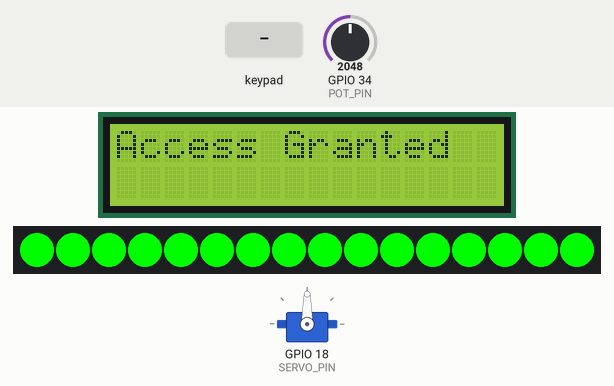
Bench run of a program on a simulated ESP32. Shown: 16×2 character LCD, 16 RGB LEDs in strip order, left to right, servo. The test bench sets the inputs (shaded band); at power-on: GPIO 34 (POT_PIN) = 2048. WiFi joins after 1.5 s; servers stay silent unless stated; random numbers use the default seed unless the program sets one; no MQTT or app messages arrive unless stated; what the program prints to the serial monitor is not drawn.

Above: at 5.3 s.
5.4 s: key 'A' pressed
At 12.2 s:
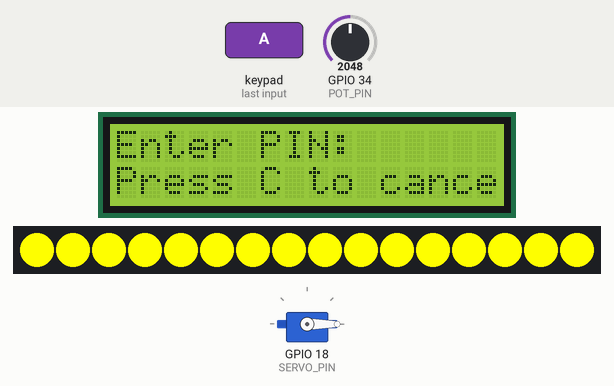
17.8 s: keypad keys A B C D pressed 1.5 s apart
At 35.1 s:
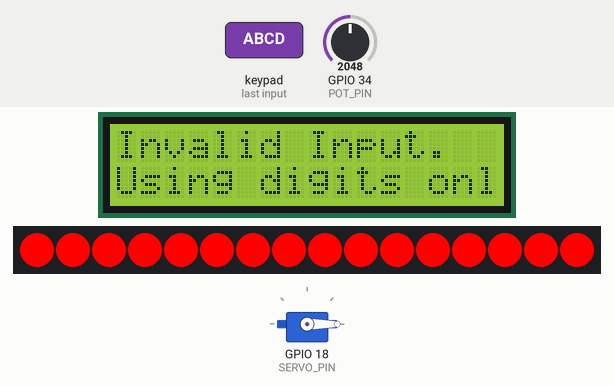
35.8 s: GPIO 34 (POT_PIN) set to 1965
At 39.6 s:
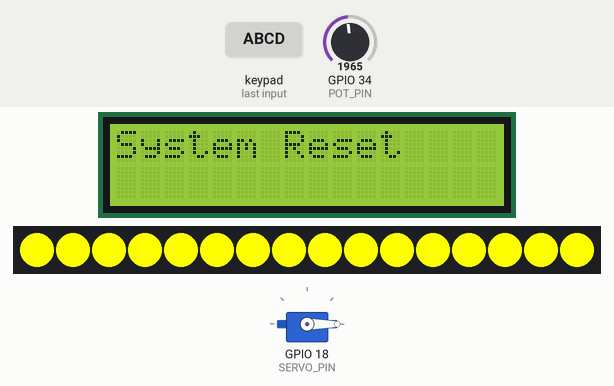
42.1 s: key 'B' pressed
At 43.2 s:
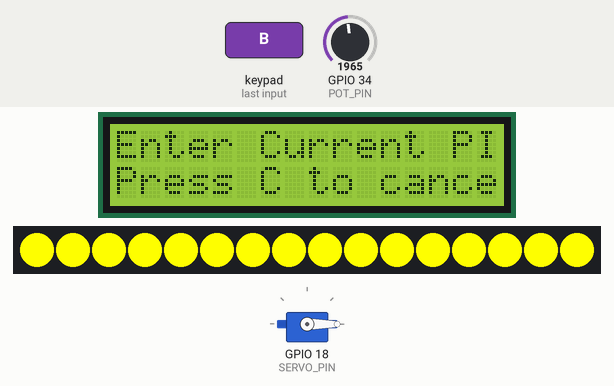
45.6 s: keypad keys 1 2 3 4 # pressed 1.5 s apart
At 52.8 s:
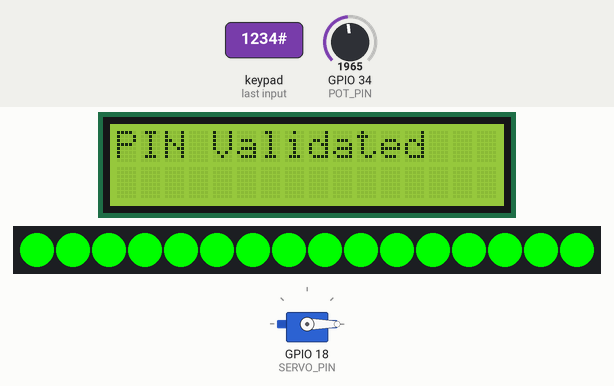
55.2 s: key '#' pressed
At 55.7 s:
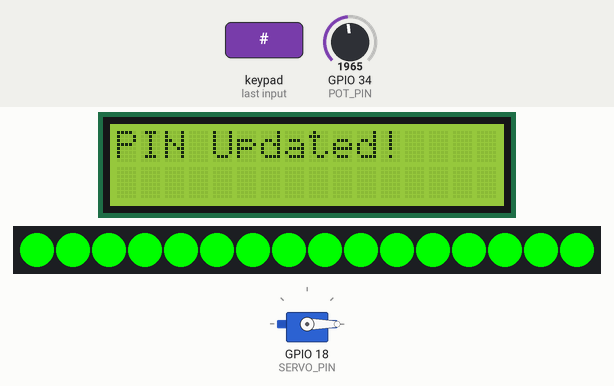
Timing chart, 0 to 58.2 s (numbered marks = the images above; inputs shaded):
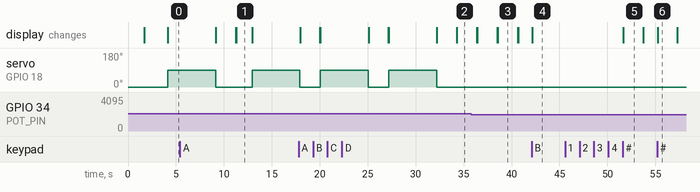

The program:

main.cpp
```cpp
// main.cpp
#include <Arduino.h>
#include "WifiManager.h"
#include "MQTTManager.h"
#include "KeypadManager.h"
#include "DisplayManager.h"
#include "ServoManager.h"
#include "NeoPixelManager.h"

#define POT_PIN 34

// Global objects
KeypadManager keypadManager;
DisplayManager displayManager;
ServoManager servoManager;
NeoPixelManager neoPixelManager;
WiFiManager wifiManager;
MQTTManager mqttManager;

void setup()
{
  Serial.begin(115200);

  // Initialize components
  displayManager.init();
  displayManager.showMessage("System Booting...");

  neoPixelManager.init();
  neoPixelManager.setReady(100);

  servoManager.init();

  keypadManager.init(&displayManager);

  wifiManager.connect();
  mqttManager.init(wifiManager.getClient(), &servoManager, &displayManager, &neoPixelManager);

  neoPixelManager.setWaiting(50);

  displayManager.showMenu();
}

void loop()
{
  keypadManager.handleKeypadInput(&servoManager, &neoPixelManager, &mqttManager);
  mqttManager.loop();

  // Handle Potentiometer (Fingerprint simulation)
  int potVal = analogRead(POT_PIN);
  if (potVal > 2000)
  {
    servoManager.grantAccess(&neoPixelManager, &displayManager);
    delay(2000);
    displayManager.showMenu();
  }

  delay(10);
}
```

DisplayManager.cpp
```cpp
// DisplayManager.cpp
#include "DisplayManager.h"

void DisplayManager::init()
{
  lcd.init();
  lcd.backlight();
  lcd.clear();
}

void DisplayManager::showMessage(const char *message, int row)
{
  lcd.setCursor(0, row);
  lcd.print("                    "); // Clear current row
  lcd.setCursor(0, row);
  lcd.print(message);
}

void DisplayManager::clearScreen()
{
  lcd.clear();
}

void DisplayManager::showMenu()
{
  lcd.clear();
  lcd.setCursor(0, 0);
  lcd.print("Choose Mode (A/B):");
  lcd.setCursor(0, 1);
  lcd.print("A. Unlock Mode");
  lcd.setCursor(0, 2);
  lcd.print("B. Change PIN");
}

void DisplayManager::showUnlockMessage()
{
  lcd.clear();
  lcd.setCursor(0, 0);
  lcd.print("Enter PIN:");
  lcd.setCursor(0, 1);
  lcd.print("Using digits only.");
  lcd.setCursor(0, 2);
  lcd.print("Press # to confirm.");
  lcd.setCursor(0, 3);
  lcd.print("Press C to cancel.");
}

void DisplayManager::showChangePINMessage()
{
  lcd.clear();
  lcd.setCursor(0, 0);
  lcd.print("Enter Current PIN:");
  lcd.setCursor(0, 1);
  lcd.print("Using digits only.");
  lcd.setCursor(0, 2);
  lcd.print("Press # to confirm.");
  lcd.setCursor(0, 3);
  lcd.print("Press C to cancel.");
}

void DisplayManager::showNewPINMessage()
{
  lcd.clear();
  lcd.setCursor(0, 0);
  lcd.print("Enter New PIN:");
  lcd.setCursor(0, 1);
  lcd.print("Using digits only.");
  lcd.setCursor(0, 2);
  lcd.print("Press # to confirm.");
  lcd.setCursor(0, 3);
  lcd.print("Press C to cancel.");
}

void DisplayManager::showDigitErrorMessage()
{
  lcd.clear();
  lcd.setCursor(0, 0);
  lcd.print("Invalid Input.");
  lcd.setCursor(0, 1);
  lcd.print("Using digits only.");
}
```

DisplayManager.h
```cpp
// DisplayManager.h
#ifndef DISPLAYMANAGER_H
#define DISPLAYMANAGER_H

#include <LiquidCrystal_I2C.h>

class DisplayManager
{
public:
  void init();
  void showMessage(const char *message, int row = 0);
  void clearScreen();
  void showMenu();
  void showUnlockMessage();
  void showChangePINMessage();
  void showNewPINMessage();
  void showDigitErrorMessage();

private:
  const uint8_t I2C_ADDR = 0x27;
  const uint8_t LCD_COLUMNS = 20;
  const uint8_t LCD_LINES = 4;
  LiquidCrystal_I2C lcd{I2C_ADDR, LCD_COLUMNS, LCD_LINES};
};

#endif
```

MQTTManager.cpp
```cpp
// MQTTManager.cpp
#include "MQTTManager.h"

MQTTManager *MQTTManager::instance = nullptr;

/**
 * @brief Initializes the MQTT client and connects to the MQTT broker.
 */
void MQTTManager::init(WiFiClient &client, ServoManager *servo, DisplayManager *display, NeoPixelManager *neoPixel)
{
  this->servoManager = servo;
  this->displayManager = display;
  this->neoPixelManager = neoPixel;

  mqttClient.setClient(client);
  mqttClient.setServer(mqtt_server, 1883);

  mqttClient.setCallback(staticCallback); // Set static callback
  MQTTManager::instance = this;           // Assign current instance to static pointer

  while (!mqttClient.connected())
  {
    String clientId = "ESP32Client-" + String(random(0xffff), HEX);
    if (mqttClient.connect(clientId.c_str()))
    {
      Serial.println("Connected to MQTT!");
      mqttClient.subscribe(command_topic);
      Serial.println("Subscribed to " + String(command_topic));
    }
    else
    {
      delay(5000);
    }
  }
}

void MQTTManager::loop()
{
  mqttClient.loop();
}

/**
 * @brief Static callback function delegating to the instance.
 */
void MQTTManager::staticCallback(char *topic, byte *payload, unsigned int length)
{
  Serial.println("Static callback triggered");
  if (MQTTManager::instance)
  {
    MQTTManager::instance->handleCallback(topic, payload, length);
  }
}

/**
 * @brief Instance method to handle incoming MQTT messages.
 */
void MQTTManager::handleCallback(char *topic, byte *payload, unsigned int length)
{
  char message[length + 1];
  strncpy(message, (char *)payload, length);
  message[length] = '\0';
  Serial.println("Received message: " + String(message));
  JsonDocument doc;
  DeserializationError error = deserializeJson(doc, message);
  if (error)
  {
    Serial.print("JSON Parsing Error: ");
    Serial.println(error.f_str());
    return;
  }

  String action = doc["action"];
  String newPassword = "";

  // Trích xuất giá trị của newPassword từ parameters nếu có
  if (doc["parameters"].containsKey("newPassword"))
  {
    newPassword = doc["parameters"]["newPassword"].as<String>();
  }

  Serial.println("Received MQTT Command: " + action + " with newPassword: " + newPassword);

  processCommand(action, newPassword);
}

/**
 * @brief Processes MQTT commands.
 */
void MQTTManager::processCommand(const String &action, const String &params)
{
  if (action == "unlock")
  {
    servoManager->grantAccess(neoPixelManager, displayManager);
    displayManager->clearScreen();
    delay(2000);
    displayManager->showMenu();
    publishData("remote", "grant");
  }
  else if (action == "lock")
  {
    displayManager->showMessage("Locking...");
    servoManager->init();
    neoPixelManager->setReady();
    // publishData("Door Locked");
  }
  else if (action == "update_pin")
  {
    displayManager->clearScreen();
    displayManager->showMessage("PIN Updated");
    delay(2000);
    displayManager->showMenu();
    servoManager->setValidPIN(params);
    Serial.println("New PIN: " + servoManager->getValidPIN());
    // publishData("PIN Updated");
  }
}

void MQTTManager::publishData(const char *method, const char *status)
{
  JsonDocument doc;
  Serial.println(method);
  Serial.println(status);
  doc["data"].to<JsonObject>()["method"] = method;
  doc["status"] = status;

  Serial.println("Publishing data to " + String(data_topic));
  char jsonBuffer[256];
  serializeJson(doc, jsonBuffer);

  mqttClient.publish(data_topic, jsonBuffer);
}
```

MQTTManager.h
```cpp
// MQTTManager.h
#ifndef MQTTMANAGER_H
#define MQTTMANAGER_H

#include <PubSubClient.h>
#include "ServoManager.h"
#include "DisplayManager.h"
#include "NeoPixelManager.h"
#include <WiFi.h>
#include <ArduinoJson.h>

class MQTTManager
{
public:
  void init(WiFiClient &client, ServoManager *servoManager, DisplayManager *displayManager, NeoPixelManager *neoPixelManager);
  void loop();
  void processCommand(const String &action, const String &params);
  void publishData(const char *method, const char *status);

  static MQTTManager *instance; // Static instance for global access

private:
  PubSubClient mqttClient;
  ServoManager *servoManager;
  DisplayManager *displayManager;
  NeoPixelManager *neoPixelManager;
  const char *data_topic = "home/0765b6c9-3475-4575-840f-f559c2bd7cf8/access_control/TTMyGZ6wF5kVOoJx0Jqr/data";
  const char *command_topic = "home/0765b6c9-3475-4575-840f-f559c2bd7cf8/access_control/TTMyGZ6wF5kVOoJx0Jqr/command";
  const char *mqtt_server = "test.mosquitto.org";

  static void staticCallback(char *topic, byte *payload, unsigned int length); // Static callback
  void handleCallback(char *topic, byte *payload, unsigned int length);        // Instance method
};

#endif
```

NeoPixelManager.cpp
```cpp
// NeoPixelManager.cpp
#include "NeoPixelManager.h"

void NeoPixelManager::init()
{
  strip.begin();
  strip.show();
  strip.setBrightness(250);
}

void NeoPixelManager::setColor(uint8_t r, uint8_t g, uint8_t b, uint8_t delayTime)
{
  for (int i = 0; i < strip.numPixels(); i++)
  {
    strip.setPixelColor(i, strip.Color(r, g, b));
    delay(delayTime);
  }
  strip.show();
}

void NeoPixelManager::setReady(uint8_t delayTime)
{
  setColor(0, 0, 255, delayTime); // Blue indicates system ready
}

void NeoPixelManager::setError(uint8_t delayTime)
{
  setColor(255, 0, 0, delayTime); // Red indicates error
}

void NeoPixelManager::setValid(uint8_t delayTime)
{
  setColor(0, 255, 0, delayTime); // Green indicates valid
}

void NeoPixelManager::setWaiting(uint8_t delayTime)
{
  setColor(255, 255, 0, delayTime); // Yellow indicates warning
}
```

NeoPixelManager.h
```cpp
// NeoPixelManager.h
#ifndef NEOPIXELMANAGER_H
#define NEOPIXELMANAGER_H

#include <Adafruit_NeoPixel.h>

class NeoPixelManager
{
public:
  void init();
  void setColor(uint8_t r, uint8_t g, uint8_t b, uint8_t delayTime = 0);
  void setReady(uint8_t delayTime = 0);
  void setError(uint8_t delayTime = 0);
  void setValid(uint8_t delayTime = 0);
  void setWaiting(uint8_t delayTime = 0);

private:
  const uint8_t LED_PIN = 17;
  const uint8_t LED_COUNT = 16;
  Adafruit_NeoPixel strip{LED_COUNT, LED_PIN, NEO_GRB + NEO_KHZ800};
};

#endif
```

ServoManager.cpp
```cpp
// ServoManager.cpp
#include "ServoManager.h"

void ServoManager::init()
{
  myServo.attach(SERVO_PIN);
  myServo.write(0); // Locked position
}

int ServoManager::validatePIN(NeoPixelManager *neoPixelManager, DisplayManager *displayManager, String inputPIN)
{
  return inputPIN == validPIN;
}

void ServoManager::grantAccess(NeoPixelManager *neoPixelManager, DisplayManager *displayManager)
{
  displayManager->clearScreen();
  displayManager->showMessage("Access Granted");
  neoPixelManager->setValid();
  myServo.write(90); // Unlock position
  delay(5000);       // Keep door unlocked for 5 seconds
  myServo.write(0);  // Lock again
  displayManager->showMessage("Door Locked");
  neoPixelManager->setWaiting();
}

String ServoManager::getValidPIN()
{
  return validPIN;
}

void ServoManager::setValidPIN(String pin)
{
  validPIN = pin;
}
```

ServoManager.h
```cpp
// ServoManager.h
#ifndef SERVOMANAGER_H
#define SERVOMANAGER_H

#include <ESP32Servo.h>
#include "NeoPixelManager.h"
#include "DisplayManager.h"

class ServoManager
{
public:
  void init();
  int validatePIN(NeoPixelManager *neoPixelManager, DisplayManager *displayManager, String inputPIN);
  void grantAccess(NeoPixelManager *neoPixelManager, DisplayManager *displayManager);
  String getValidPIN();
  void setValidPIN(String pin);

private:
  const uint8_t SERVO_PIN = 18;
  String validPIN = "1234";
  Servo myServo;
};

#endif
```

WifiManager.cpp
```cpp
// WifiManager.cpp
#include "WifiManager.h"

void WiFiManager::connect()
{
  Serial.println("Connecting to WiFi...");
  WiFi.begin(ssid, password);

  while (WiFi.status() != WL_CONNECTED)
  {
    delay(500);
    Serial.print(".");
  }

  Serial.println("\nWiFi connected!");
  Serial.print("IP: ");
  Serial.println(WiFi.localIP());
}

WiFiClient &WiFiManager::getClient()
{
  return wifiClient;
}
```

WifiManager.h
```cpp
// WifiManager.h
#ifndef WIFIMANAGER_H
#define WIFIMANAGER_H

#include <WiFi.h>

class WiFiManager
{
public:
  void connect();
  WiFiClient &getClient();

private:
  const char *ssid = "Wokwi-GUEST";
  const char *password = "";
  WiFiClient wifiClient;
};

#endif
```

KeypadManager.h
```cpp
// KeypadManager.h
#ifndef KEYPADMANAGER_H
#define KEYPADMANAGER_H

#include <Keypad.h>
#include "DisplayManager.h"
#include "ServoManager.h"
#include "MQTTManager.h"

class KeypadManager
{
public:
  KeypadManager();
  void init(DisplayManager *displayManager);
  void handleKeypadInput(ServoManager *servoManager, NeoPixelManager *neoPixelManager, MQTTManager *mqttManager);
  void handleUnlockMode(char key, ServoManager *servoManager, NeoPixelManager *neoPixelManager, MQTTManager *mqttManager, String &currentMode, String &tempPIN);
  void handleChangePINMode(char key, ServoManager *servoManager, NeoPixelManager *neoPixelManager, String &currentMode, String &tempPIN);
  void handleModeSelection(char key, String &currentMode, NeoPixelManager *neoPixelManager);
  void resetState(String &currentMode, String &tempPIN, NeoPixelManager *neoPixelManager);
  String handleNewPINInput();

private:
  Keypad keypad;
  String inputPIN = "";
  DisplayManager *displayManager;
  String updatePassWordStr = "ABCD";
};

#endif
```

Source omitted: KeypadManager.cpp (8003 bytes)

Measured:
- the behaviour switches between 2001 and 2000 on GPIO 34 (POT_PIN) (found by bisection; images 2 and 3)
- after the input at 42.1 s, the display: changes after 0.07 s (image 4)
- after the input at 45.6 s, the display: changes after 6.0 s (image 5)
- after the input at 55.2 s, the display: changes at once (image 6)
- by itself, servo on GPIO 18 (SERVO_PIN): alternates 90° for 5.0 s and 0° for 2.1 s
- what the display in image 1 shows lasts 1.6 s, from 11.3 s to 12.9 s
- what the display in image 3 shows lasts 2.0 s, from 38.6 s to 40.6 s
